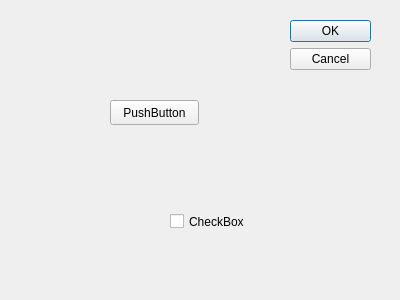
<?xml version="1.0" encoding="UTF-8"?>
<ui version="4.0">
 <class>Dialog</class>
 <widget class="QDialog" name="Dialog">
  <property name="geometry">
   <rect>
    <x>0</x>
    <y>0</y>
    <width>400</width>
    <height>300</height>
   </rect>
  </property>
  <property name="windowTitle">
   <string>Dialog</string>
  </property>
  <widget class="QDialogButtonBox" name="buttonBox">
   <property name="geometry">
    <rect>
     <x>290</x>
     <y>20</y>
     <width>81</width>
     <height>241</height>
    </rect>
   </property>
   <property name="orientation">
    <enum>Qt::Vertical</enum>
   </property>
   <property name="standardButtons">
    <set>QDialogButtonBox::Cancel|QDialogButtonBox::Ok</set>
   </property>
  </widget>
  <widget class="QPushButton" name="pushButton">
   <property name="geometry">
    <rect>
     <x>110</x>
     <y>100</y>
     <width>89</width>
     <height>25</height>
    </rect>
   </property>
   <property name="text">
    <string>PushButton</string>
   </property>
  </widget>
  <widget class="QCheckBox" name="checkBox">
   <property name="geometry">
    <rect>
     <x>170</x>
     <y>210</y>
     <width>92</width>
     <height>23</height>
    </rect>
   </property>
   <property name="text">
    <string>CheckBox</string>
   </property>
  </widget>
 </widget>
 <resources/>
 <connections>
  <connection>
   <sender>buttonBox</sender>
   <signal>accepted()</signal>
   <receiver>Dialog</receiver>
   <slot>accept()</slot>
   <hints>
    <hint type="sourcelabel">
     <x>248</x>
     <y>254</y>
    </hint>
    <hint type="destinationlabel">
     <x>157</x>
     <y>274</y>
    </hint>
   </hints>
  </connection>
  <connection>
   <sender>buttonBox</sender>
   <signal>rejected()</signal>
   <receiver>Dialog</receiver>
   <slot>reject()</slot>
   <hints>
    <hint type="sourcelabel">
     <x>316</x>
     <y>260</y>
    </hint>
    <hint type="destinationlabel">
     <x>286</x>
     <y>274</y>
    </hint>
   </hints>
  </connection>
 </connections>
</ui>
